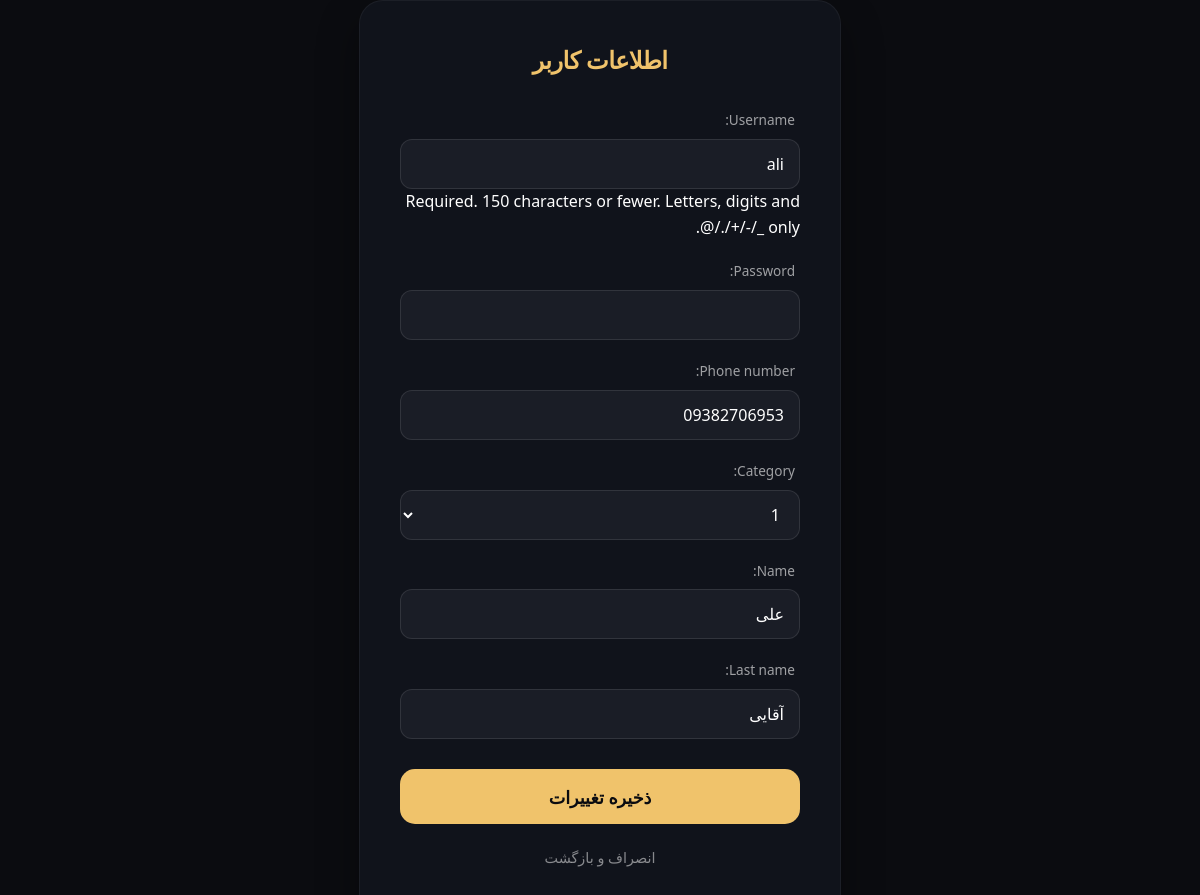
The app's page /admin-panel/edit-user/2/ (signed in) with its own data.
### UMS/models/user.py (models this page shows, shortened)
class User(AbstractUser):
        phone_number = models.CharField(max_length=15, null=True, blank=True, unique=True)
        name = models.CharField(max_length=255, null=True, blank=True)
        last_name = models.CharField(max_length=255, null=True, blank=True)
        category = models.ForeignKey( "UMS.UserCategory",related_name="users",on_delete=models.CASCADE,null=True,blank=True)
        is_admin = models.BooleanField(
            default=False
        )

### UMS/views/edit_user.py (the view, shortened to what this page needs)
# urls.py: path("admin-panel/edit-user/<int:user_id>/", edit_user, name="edit_user"),
@login_required(login_url="/do_login/")
@user_passes_test(lambda u: u.is_staff)
def edit_user(request, user_id):
    user = get_object_or_404(User, id=user_id)
    if request.method == "GET":
        form = UserProfileForm(instance=user)
        return render(request, "create_user.html", {"form": form, "user_obj": user})
    return HttpResponse("Method Not Allowed", status=405)

### UMS/forms/user_profile.py (shortened to what this page needs)
class UserProfileForm(forms.ModelForm):
    password = forms.CharField(
        required=False,
        widget=forms.PasswordInput(render_value=False),
        label="Password"
    )
    class Meta:
        model = User
        fields = ["username", "password", "phone_number", "category", 'name', 'last_name']

### UMS/models/user_category.py (called while the page is built)
    def __str__(self):
        return self.title

### UMS/templates/create_user.html (shortened to what this page needs)
<!DOCTYPE html>
<html lang="fa" dir="rtl">
<head>
</head>
<body>
<div class="form-card">
    <h2 style="font-family: inherit !important;"> اطلاعات کاربر</h2>
    <form method="post">
        {{ form.as_p }}
        <div class="button-group">
            <button type="submit">ذخیره تغییرات</button>
            <a href="{% url 'admin_users' %}" class="btn-cancel">انصراف و بازگشت</a>
        </div>
    </form>
</div>
</body>
</html>

### UMS/templates/create_user.html (style rules this page uses)
*, *::before, *::after { font-family: system-ui, -apple-system, BlinkMacSystemFont, "Segoe UI", Roboto, Helvetica, Arial, sans-serif !important; }
body { margin: 0; background: #0b0c10; color: #fff; display: flex; align-items: center; justify-content: center; min-height: 100vh; line-height: 1.6; }
.form-card { background: #10131b; width: 100%; max-width: 400px; padding: 40px; border-radius: 24px; border: 1px solid rgba(255, 255, 255, 0.05); box-shadow: 0 20px 40px rgba(0, 0, 0, 0.4); }
.form-card h2 { text-align: center; color: #f0c36b; margin-top: 0; margin-bottom: 30px; font-size: 1.5rem; font-weight: 600 !important; letter-spacing: -0.5px; }
form p { margin-bottom: 20px; }
label { display: block; margin-bottom: 8px; font-size: 0.85rem; color: rgba(255, 255, 255, 0.6); padding-right: 5px; }
input, select, textarea { width: 100%; height: 50px; background: #1a1d26; border: 1px solid rgba(255, 255, 255, 0.1); border-radius: 12px; padding: 0 15px; color: #fff; font-size: 1rem; transition: 0.3s; box-sizing: border-box; }
.button-group { display: flex; flex-direction: column; gap: 12px; margin-top: 30px; }
button[type="submit"] { height: 55px; background: #f0c36b; color: #0b0c10; border: none; border-radius: 15px; font-weight: 600; font-size: 1.1rem; cursor: pointer; transition: 0.3s; }
.btn-cancel { text-align: center; text-decoration: none; color: rgba(255, 255, 255, 0.5); font-size: 0.9rem; padding: 10px; transition: 0.3s; }

### records on screen
User: username "ali", phone_number "09382706953", category "1", name "علی", last_name "آقایی"
